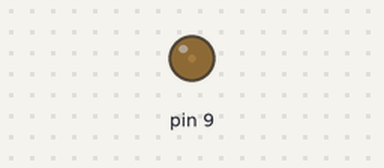
Simulated run of this sketch. Board: Arduino Uno, built with avr-gcc and run on an emulated ATmega328P. Shown: output pins drawn as LEDs (lit = HIGH). What the sketch prints to the serial monitor is not drawn.

Above: at 0.05 s.
At 0.3 s:
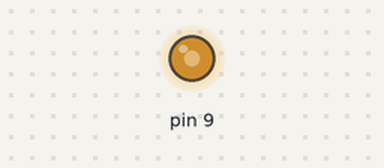
At 0.45 s:
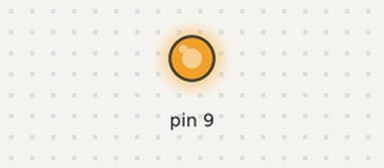
At 0.9 s:
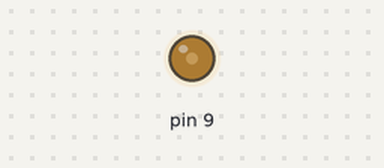
Timing chart, 0 to 3.0 s (numbered marks = the images above):
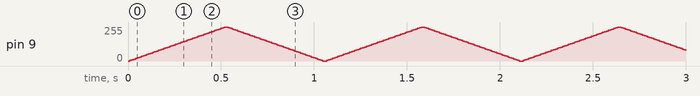

The sketch:

Lesson27-2.ino
```cpp
/*
27 模拟输出3 - for-2
太极创客
www.taichi-maker.com

此程序用于太极创客<<零基础入门学用Arduino教程>>
27 模拟输出3 - for-2

演示如何通过修改for循环语句表达式来调整程序运行状态。

2017-04-28
*/
void setup() {
  pinMode(9, OUTPUT);      //设置9号引脚为输出模式
  Serial.begin(9600);     //启动串口通讯
}

void loop() {
  // LED由暗到明
  for (int brightness = 0; brightness <= 255; brightness+=5){
    analogWrite(9, brightness);
    Serial.println(brightness);
    delay(10);
  }

  // LED由明到暗
  for (int brightness = 255; brightness >=0 ; brightness-=5){
    analogWrite(9, brightness);
    Serial.println(brightness);
    delay(10);
  }
}
```
